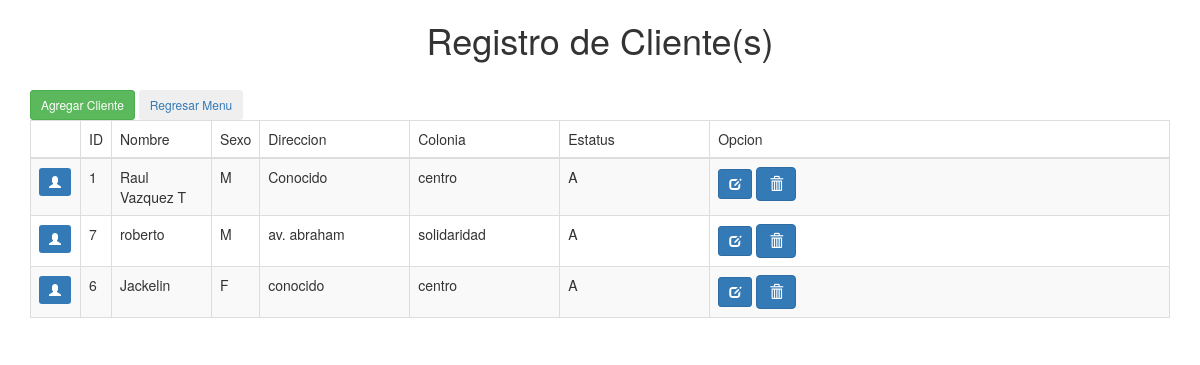
Screenshot of /clientes/clientes.php (signed in) with the database file from the repository.
### tables this page shows
CREATE TABLE IF NOT EXISTS `clientes` (
  `cli_id` int(11) NOT NULL AUTO_INCREMENT,
  `cli_nombre` varchar(200) NOT NULL,
  `cli_direccion` varchar(150) NOT NULL,
  `cli_colonia` varchar(50) NOT NULL,
  `cli_ciudad` varchar(50) NOT NULL,
  `cli_telefono` varchar(20) NOT NULL,
  `cli_observaciones` varchar(200) NOT NULL,
  `cli_tipousu` int(2) NOT NULL,
  `cli_email` varchar(150) NOT NULL,
  `cli_sexo` varchar(1) NOT NULL,
  `cli_estatus` varchar(1) NOT NULL,
  `cli_clave` varchar(100) NOT NULL,
  PRIMARY KEY (`cli_id`)
);

### lib/adodb/adodb.inc.php (called while the page is built, shortened)
<?php
if (!defined('_ADODB_LAYER')) {
	GLOBAL
		$ADODB_vers,
		$ADODB_COUNTRECS,
		$ADODB_CACHE_DIR,
		$ADODB_CACHE,
		$ADODB_CACHE_CLASS,
		$ADODB_EXTENSION,
		$ADODB_COMPAT_FETCH,
		$ADODB_FETCH_MODE,
		$ADODB_GETONE_EOF,
		$ADODB_QUOTE_FIELDNAMES;
	function ADODB_str_replace($src, $dest, $data) {
		if (ADODB_PHPVER >= 0x4050) {
			return str_replace($src,$dest,$data);
		}
		return $data;
	}
	function ADODB_Setup() {
	GLOBAL
		$ADODB_vers,
		$ADODB_COUNTRECS,
		$ADODB_CACHE_DIR,
		$ADODB_FETCH_MODE,
		$ADODB_CACHE,
		$ADODB_CACHE_CLASS,
		$ADODB_FORCE_TYPE,
		$ADODB_GETONE_EOF,
		$ADODB_QUOTE_FIELDNAMES;
		$ADODB_FETCH_MODE = ADODB_FETCH_DEFAULT;
		if (!isset($ADODB_COUNTRECS)) {
			$ADODB_COUNTRECS = true;
		}
	}
	abstract class ADOConnection {
	var $database = '';
	var $host = '';
	var $user = '';
	var $debug = false;
	var $true = '1';
	var $false = '0';
	var $fetchMode=false;
	var $bulkBind = false;
	var $_queryID = false;
	var $_bindInputArray = false;
	function Connect($argHostname = "", $argUsername = "", $argPassword = "", $argDatabaseName = "", $forceNew = false) {
		if ($argHostname != "") {
			$this->host = $argHostname;
		}
		if ($argUsername != "") {
			$this->user = $argUsername;
		}
		if ($argDatabaseName != "") {
			$this->database = $argDatabaseName;
		}
		if ($forceNew) {
			if ($rez=$this->_nconnect($this->host, $this->user, $argPassword, $this->database)) {
				return true;
			}
		} else {
			if ($rez=$this->_connect($this->host, $this->user, $argPassword, $this->database)) {
				return true;
			}
		}
		return false;
	}
	function Execute($sql,$inputarr=false) {
		if ($inputarr !== false) {
			if (!is_array($inputarr)) {
				$inputarr = array($inputarr);
			}
			$element0 = reset($inputarr);
			$array_2d = $this->bulkBind && is_array($element0) && !is_object(reset($element0));
			unset($element0);
			if (!is_array($sql) && !$this->_bindInputArray) {
				$sqlarr = explode('?',$sql);
				$nparams = sizeof($sqlarr)-1;
				if (!$array_2d) {
					$inputarr = array($inputarr);
				} else {
					$countElements = array_map('count', $inputarr);
					if (1 != count(array_unique($countElements))) {
						$this->outp_throw(
							"[bulk execute] Input array has different number of params  [" . print_r($countElements, true) .  "].",
							'Execute'
						);
						return false;
					}
					unset($countElements);
				}
				$element0 = reset($inputarr);
				if ($nparams != count($element0)) {
					$this->outp_throw(
						"Input array has " . count($element0) .
						" params, does not match query: '" . htmlspecialchars($sql) . "'",
						'Execute'
					);
					return false;
				}
				unset($element0);
				foreach($inputarr as $arr) {
					$sql = ''; $i = 0;
					while(list(, $v) = each($arr)) {
						$sql .= $sqlarr[$i];
						$typ = gettype($v);
						if ($typ == 'string') {
							$sql .= $this->qstr($v);
						} else if ($typ == 'double') {
							$sql .= str_replace(',','.',$v);
						} else if ($typ == 'boolean') {
							$sql .= $v ? $this->true : $this->false;
						} else if ($typ == 'object') {
							if (method_exists($v, '__toString')) {
								$sql .= $this->qstr($v->__toString());
							} else {
								$sql .= $this->qstr((string) $v);
							}
						} else if ($v === null) {
							$sql .= 'NULL';
						} else {
							$sql .= $v;
						}
						$i += 1;
						if ($i == $nparams) {
							break;
						}
					}
					if (isset($sqlarr[$i])) {
						$sql .= $sqlarr[$i];
						if ($i+1 != sizeof($sqlarr)) {
							$this->outp_throw( "Input Array does not match ?: ".htmlspecialchars($sql),'Execute');
						}
					} else if ($i != sizeof($sqlarr)) {
						$this->outp_throw( "Input array does not match ?: ".htmlspecialchars($sql),'Execute');
					}
					$ret = $this->_Execute($sql);
					if (!$ret) {
						return $ret;
					}
				}
			} else {
				if ($array_2d) {
					if (is_string($sql)) {
						$stmt = $this->Prepare($sql);
					} else {
						$stmt = $sql;
					}
					foreach($inputarr as $arr) {
						$ret = $this->_Execute($stmt,$arr);
						if (!$ret) {
							return $ret;
						}
					}
				} else {
					$ret = $this->_Execute($sql,$inputarr);
				}
			}
		} else {
			$ret = $this->_Execute($sql,false);
		}
		return $ret;
	}
	function _Execute($sql,$inputarr=false) {
		if( is_string($sql) ) {
			$sql = ADODB_str_replace( '_ADODB_COUNT', '', $sql );
		}
		if ($this->debug) {
			global $ADODB_INCLUDED_LIB;
			if (empty($ADODB_INCLUDED_LIB)) {
				include(ADODB_DIR.'/adodb-lib.inc.php');
			}
			$this->_queryID = _adodb_debug_execute($this, $sql,$inputarr);
		} else {
			$this->_queryID = @$this->_query($sql,$inputarr);
		}
		$rs = new $rsclass($this->_queryID,$this->fetchMode);
		$rs->connection = $this;
		$rs->Init();
		if (is_array($sql)) {
			$rs->sql = $sql[0];
		} else {
			$rs->sql = $sql;
		}
		return $rs;
	}
}
	class ADORecordSet implements IteratorAggregate {
	var $_numOfRows = -1;
	var $_numOfFields = -1;
	var $_currentRow = -1;
	function __construct($queryID) {
		$this->_queryID = $queryID;
	}
	function Init() {
		if ($this->_numOfRows != 0 && $this->_numOfFields && $this->_currentRow == -1) {
			$this->_currentRow = 0;
			if ($this->EOF = ($this->_fetch() === false)) {
				$this->_numOfRows = 0;
			}
		} else {
			$this->EOF = true;
		}
	}
	protected function AssocCaseConvertFunction($case = ADODB_ASSOC_CASE) {
		switch($case) {
			case ADODB_ASSOC_CASE_NATIVE:
			default:
				return false;
		}
	}
	protected function _updatefields()
	{
		$fn_change_case = $this->AssocCaseConvertFunction();
		if(!$fn_change_case) {
			return;
		}
	}
}
	function ADOLoadCode($dbType) {
		$db = strtolower($dbType);
		switch ($db) {
			default:
				$class = $db; break;
		}
		$file = ADODB_DIR."/drivers/adodb-".$db.".inc.php";
		if (class_exists("ADODB_" . $class)) {
			return $class;
		}
		return false;
	}
	function NewADOConnection($db='') {
		$tmp = ADONewConnection($db);
		return $tmp;
	}
	function ADONewConnection($db='') {
		global $ADODB_NEWCONNECTION, $ADODB_LASTDB;
		$errorfn = (defined('ADODB_ERROR_HANDLER')) ? ADODB_ERROR_HANDLER : false;
		if(empty($obj)) {
			if (!isset($ADODB_LASTDB)) {
				$ADODB_LASTDB = '';
			}
			if ($db != $ADODB_LASTDB) {
				$db = ADOLoadCode($db);
			}
			$cls = 'ADODB_'.$db;
			$obj = new $cls();
		}
		return $obj;
	}
}

### claseConectar.php (called while the page is built, shortened)
<?php
   require_once('lib/adodb/adodb.inc.php');
    abstract class Conectar{
      private $conn;
      private $servidor=SERVIDOR;
      private $usuario=USUARIO;
      private $password=PASSWORD;
      private $basedatos=BASEDATOS;
      private $tipo=TIPO;
      public function conectar(){
        try{
        if(!$this->conn=NewADOConnection($this->tipo))
        throw new exception('Error al cargar el driver');
        elseif(!$this->conn->Connect($this->servidor,$this->usuario,$this->password,$this->basedatos))
        throw new exception('Error al crear la conexion');
        return $this->conn;
        }
        catch(Exception $e){
            ?>
            <h1>A ocurrido el siguiente error:&nbsp;<?php echo $e->getMessage().'/Linea: '.$e->getLine();?>&nbsp;:(</h1>
            <?php
        }
      }
}
?>

### lib/adodb/drivers/adodb-mysqli.inc.php (called while the page is built, shortened)
<?php
if (! defined("_ADODB_MYSQLI_LAYER")) {
class ADODB_mysqli extends ADOConnection {
	var $clientFlags = 0;
	var $port = 3306;
	var $socket = '';
	var $optionFlags = array(array(MYSQLI_READ_DEFAULT_GROUP,0));
	var $multiQuery = false;
	function _connect($argHostname = NULL,
				$argUsername = NULL,
				$argPassword = NULL,
				$argDatabasename = NULL, $persist=false)
	{
		$this->_connectionID = @mysqli_init();
		foreach($this->optionFlags as $arr) {
			mysqli_options($this->_connectionID,$arr[0],$arr[1]);
		}
		$ok = mysqli_real_connect($this->_connectionID,
					$argHostname,
					$argUsername,
					$argPassword,
					$argDatabasename,
					(int)$this->port != 0 ? (int)$this->port : 3306,
					$this->socket,
					$this->clientFlags);
		if ($ok) {
			if ($argDatabasename)  return $this->SelectDB($argDatabasename);
			return true;
		} else {
			if ($this->debug) {
				ADOConnection::outp("Could't connect : "  . $this->ErrorMsg());
			}
			$this->_connectionID = null;
			return false;
		}
	}
	function SelectDB($dbName)
	{
		if ($this->_connectionID) {
			$result = @mysqli_select_db($this->_connectionID, $dbName);
			return $result;
		}
		return false;
	}
	function _query($sql, $inputarr)
	{
	global $ADODB_COUNTRECS;
		if ($this->multiQuery) {
			$rs = mysqli_multi_query($this->_connectionID, $sql.';');
			if ($rs) {
				$rs = ($ADODB_COUNTRECS) ? @mysqli_store_result( $this->_connectionID ) : @mysqli_use_result( $this->_connectionID );
				return $rs ? $rs : true;
			}
		} else {
			$rs = mysqli_query($this->_connectionID, $sql, $ADODB_COUNTRECS ? MYSQLI_STORE_RESULT : MYSQLI_USE_RESULT);
			if ($rs) return $rs;
		}
		return false;
	}
}
class ADORecordSet_mysqli extends ADORecordSet{
	function __construct($queryID, $mode = false)
	{
		if ($mode === false) {
			global $ADODB_FETCH_MODE;
			$mode = $ADODB_FETCH_MODE;
		}
		switch ($mode) {
			case ADODB_FETCH_DEFAULT:
			case ADODB_FETCH_BOTH:
			default:
				$this->fetchMode = MYSQLI_BOTH;
				break;
		}
	}
	function _initrs()
	{
	global $ADODB_COUNTRECS;
		$this->_numOfRows = $ADODB_COUNTRECS ? @mysqli_num_rows($this->_queryID) : -1;
		$this->_numOfFields = @mysqli_num_fields($this->_queryID);
	}
	function Fields($colname)
	{
		if ($this->fetchMode != MYSQLI_NUM) {
			return @$this->fields[$colname];
		}
		return $this->fields[$this->bind[strtoupper($colname)]];
	}
	function MoveNext()
	{
		$this->fields = @mysqli_fetch_array($this->_queryID,$this->fetchMode);
		if (is_array($this->fields)) {
			return true;
		}
		$this->EOF = true;
		return false;
	}
	function _fetch()
	{
		$this->fields = mysqli_fetch_array($this->_queryID,$this->fetchMode);
		return is_array($this->fields);
	}
}
}

### clientes/claseclientes.php (called while the page is built, shortened)
<?php
require_once('../claseconectar.php');
class Clientes extends Conectar{
    private $db;
    public function __construct(){
    $this->db=parent::conectar();
    }
public function listarClientes(){
        $query='call spListarClientes()';
        $datos=$this->db->execute($query);
        $arreglo=array();
        while(!$datos->EOF)
        {
            $arreglo[]=array('cli_id'=>$datos->fields('cli_id'),
                                     'cli_nombre'=>$datos->fields('cli_nombre'),
                                     'cli_sexo'=>$datos->fields('cli_sexo'),
                                     'cli_direccion'=>$datos->fields('cli_direccion'),
                                     'cli_colonia'=>$datos->fields('cli_colonia'),
                                     'cli_estatus'=>$datos->fields('cli_estatus')
									 );
            $datos->MoveNext();
        }
        return $arreglo;
    }
}
?>

### clientes/clientes.php (the view, shortened to what this page needs)
<!DOCTYPE html>
<html lang="en">
<head>
    <link rel="stylesheet" type="text/css" href="../bootstrap/css/bootstrap.min.css">
</head>
<body>
		<?php
  if(isset($_SESSION['autorizado']) && $_SESSION['autorizado']=='abcd4567$')
		{
		?>
		<div>
			   <center><h1>Registro de Cliente(s)</h1></center>
		</div>
<header>
    <div class="container">
         <?php
						require_once('claseclientes.php');
						$consulta=new Clientes;
						$query1=$consulta->listarClientes();
          ?>
          <br />
          <div class="table-responsive">
            <table id="employee_data" class="table table-striped table-bordered">
              <thead>
                 <tr>
									<td></td>
                  <td>ID</td>
									<td>Nombre</td>
									<td>Sexo</td>
                  <td>Direccion</td>
                  <td>Colonia</td>
                  <td>Estatus</td>
                  <td>Opcion</td>
                </tr>
              </thead>
              <?php
							foreach($query1 as $row)
              {
                echo '
                   <tr>
										  <td width="50"><span class="glyphicon glyphicon-user btn-primary btn-sm"></span></td>
                      <td width="10">'.$row["cli_id"].'</td>
											<td width="100">'.$row["cli_nombre"].'</td>
											<td width="10">'.$row["cli_sexo"].'</td>
                      <td width="150">'.$row["cli_direccion"].'</td>
                      <td width="150">'.$row["cli_colonia"].'</td>
                      <td width="150">'.$row["cli_estatus"].'</td>
                       <td><a href="clienteForm.php?nik='.$row['cli_id'].'" title="Editar datos"
                               class="btn btn-primary btn-sm">
                               <span class="glyphicon glyphicon-edit"></span>
                            </a>
                            <a href="clientes.php?aksi=delete&nik='.$row['cli_id'].'" title="Eliminar"
                               onclick="return confirm(\'Esta seguro de borrar los datos '.$row['cli_nombre'].'?\')"
                               class="btn btn-primary"><span class="glyphicon glyphicon-trash"
                               aria-hidden="true"></span>
                            </a>
                          </td>
                        </tr>';
              }
                       ?>
               <tr>
                  <a href="clienteForm.php?nik=nuevo">
                  <button class="btn btn-sm btn-success">
                       Agregar Cliente
									</button>
                  </a>
                  <a href="../formMenu.php">
                  <button class="btn btn-sm btn-outline-primary">
                        Regresar Menu
									</button>
                  </a>
                </tr>
             </table>
          </div>
    </div>
	</header>
<?php
  }
  else
     echo "<br /><br /><br /><br /><h1>Usuario No Permitido";
?>
</body>
</html>

### rows the page displays
clientes: cli_id "1", cli_nombre "Raul Vazquez T", cli_sexo "M", cli_direccion "Conocido", cli_colonia "centro", cli_estatus "A"
clientes: cli_id "7", cli_nombre "roberto", cli_sexo "M", cli_direccion "av. abraham", cli_colonia "solidaridad", cli_estatus "A"
clientes: cli_id "6", cli_nombre "Jackelin", cli_sexo "F", cli_direccion "conocido", cli_colonia "centro", cli_estatus "A"
